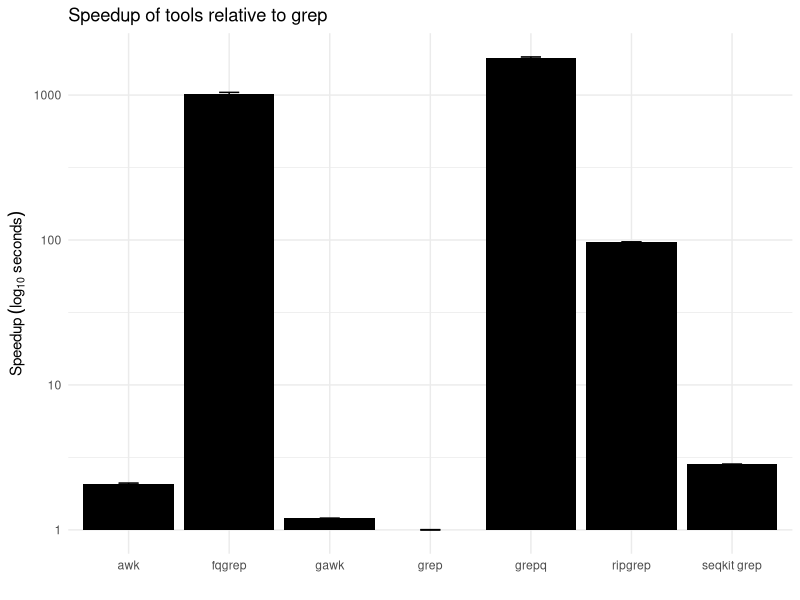
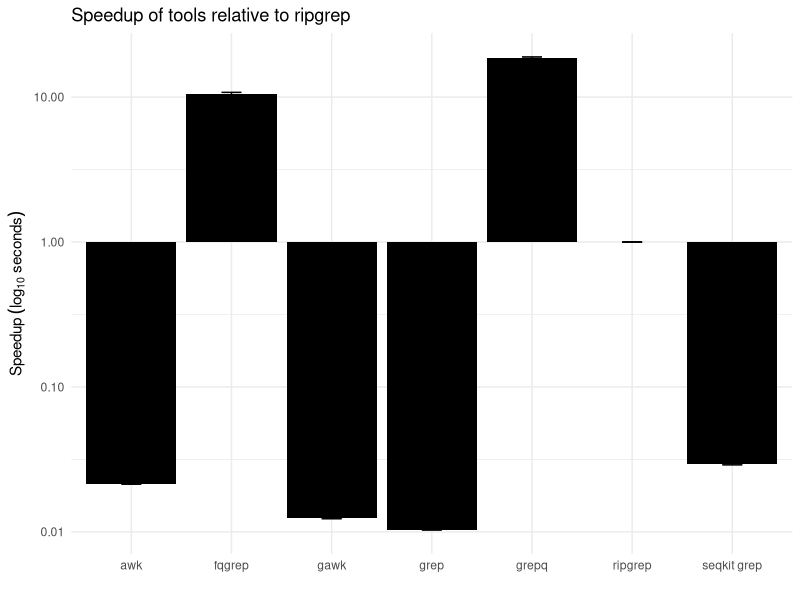
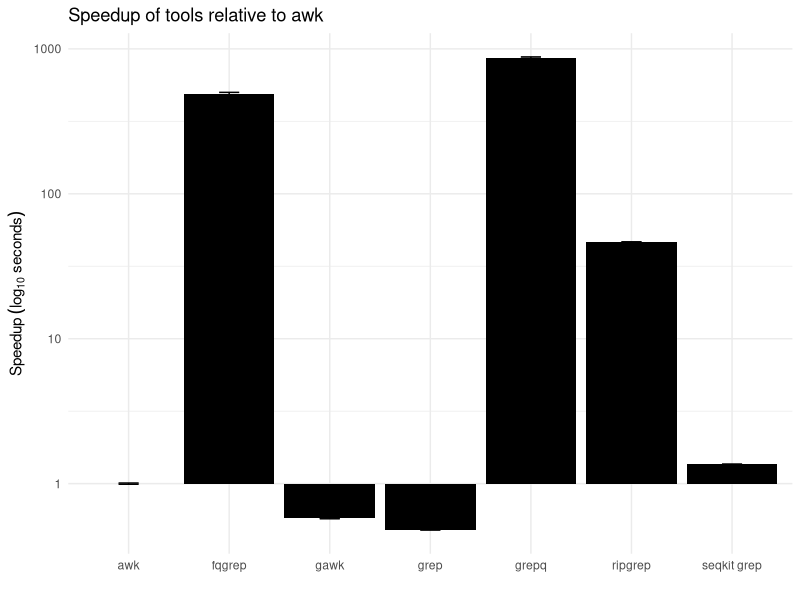
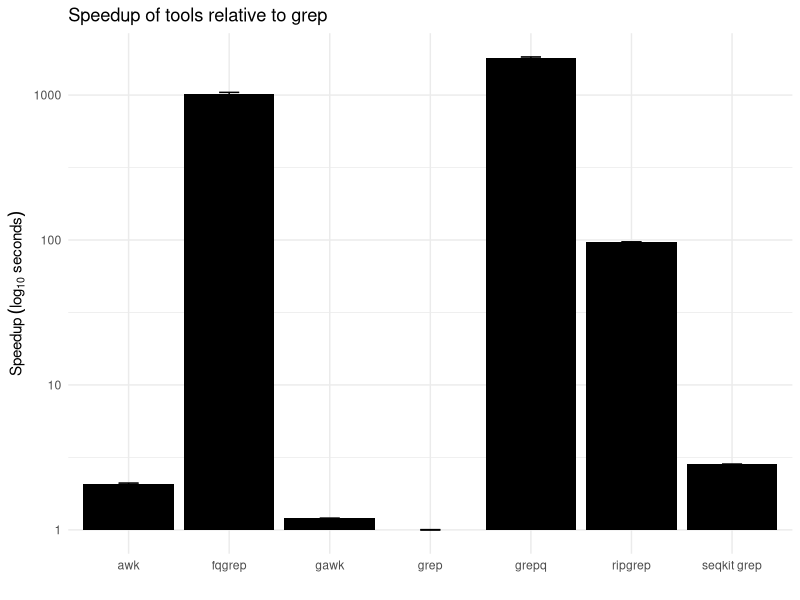
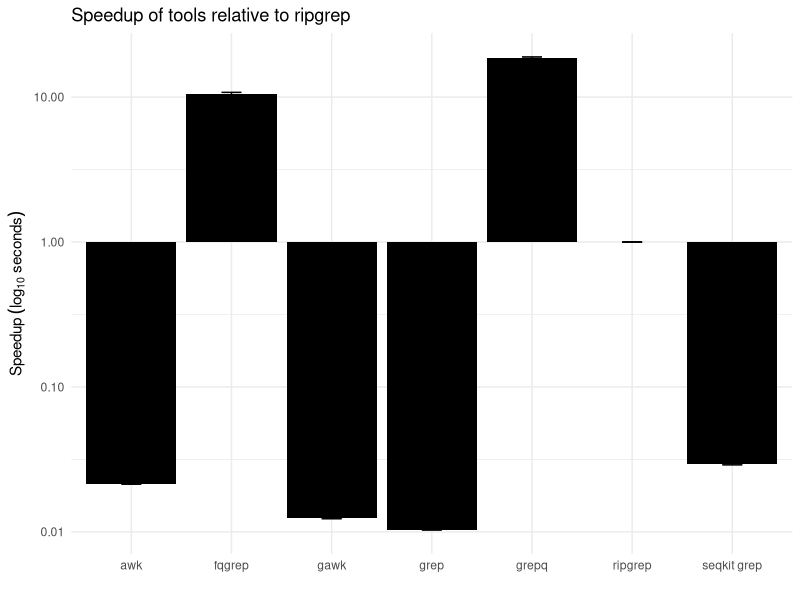
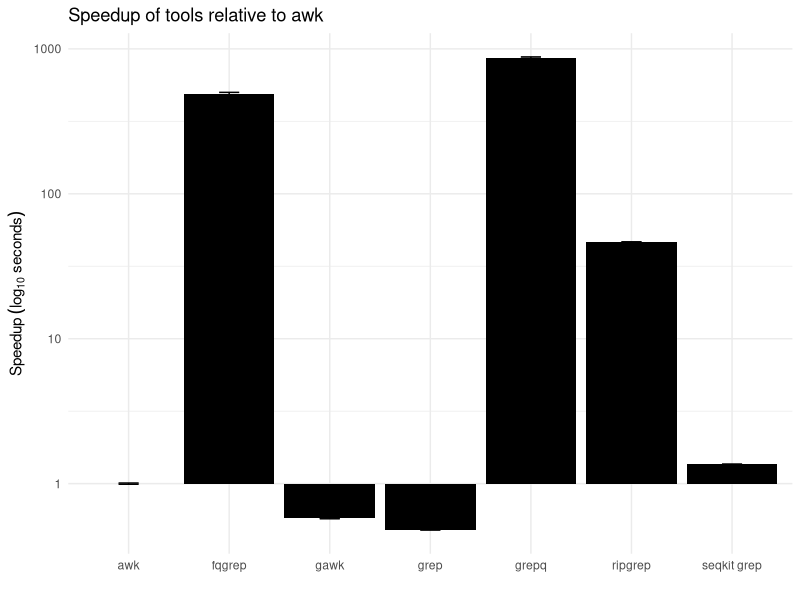

Reproduce these figures in R, in order.
# Load necessary libraries
library(ggplot2)

# Create a data frame with the values from the table
data <- data.frame(
    tool = c("grepq", "fqgrep", "ripgrep", "seqkit grep", "grep", "awk", "gawk"),
    mean = c(0.19, 0.34, 3.56, 122.05, 344.79, 165.45, 287.66),
    sd = c(0.0021, 0.01, 0.01, 0.90, 1.24, 1.59, 1.68)
)

# Calculate speedup relative to grep, ripgrep, and awk
data$speedup_grep <- max(data$mean) / data$mean
data$speedup_ripgrep <- data$mean[data$tool == "ripgrep"] / data$mean
data$speedup_awk <- data$mean[data$tool == "awk"] / data$mean

data$speedup_grep_sd <- data$speedup_grep * (data$sd / data$mean)
data$speedup_ripgrep_sd <- data$speedup_ripgrep * (data$sd / data$mean)
data$speedup_awk_sd <- data$speedup_awk * (data$sd / data$mean)

# Create the bar plot for speedup relative to grep
ggplot(data, aes(x = tool, y = speedup_grep)) +
    geom_bar(stat = "identity", fill = "#000000") +
    geom_errorbar(aes(ymin = speedup_grep - speedup_grep_sd, ymax = speedup_grep + speedup_grep_sd), width = 0.2) +
    scale_y_log10() +
    labs(
        title = "Speedup of tools relative to grep",
        x = "",
        y = expression(Speedup ~ (log[10] ~ seconds))
    ) +
    theme_minimal()

# Save the plot to a PDF file in the paper folder
ggsave("./paper/performance_speedup_plot_grep.pdf")

# Create the bar plot for speedup relative to ripgrep
ggplot(data, aes(x = tool, y = speedup_ripgrep)) +
    geom_bar(stat = "identity", fill = "#000000") +
    geom_errorbar(aes(ymin = speedup_ripgrep - speedup_ripgrep_sd, ymax = speedup_ripgrep + speedup_ripgrep_sd), width = 0.2) +
    scale_y_log10() +
    labs(
        title = "Speedup of tools relative to ripgrep",
        x = "",
        y = expression(Speedup ~ (log[10] ~ seconds))
    ) +
    theme_minimal()

# Save the plot to a PDF file in the paper folder
ggsave("./paper/performance_speedup_plot_ripgrep.pdf")

# Create the bar plot for speedup relative to awk
ggplot(data, aes(x = tool, y = speedup_awk)) +
    geom_bar(stat = "identity", fill = "#000000") +
    geom_errorbar(aes(ymin = speedup_awk - speedup_awk_sd, ymax = speedup_awk + speedup_awk_sd), width = 0.2) +
    scale_y_log10() +
    labs(
        title = "Speedup of tools relative to awk",
        x = "",
        y = expression(Speedup ~ (log[10] ~ seconds))
    ) +
    theme_minimal()

# Save the plot to a PDF file in the paper folder
ggsave("./paper/performance_speedup_plot_awk.pdf")
